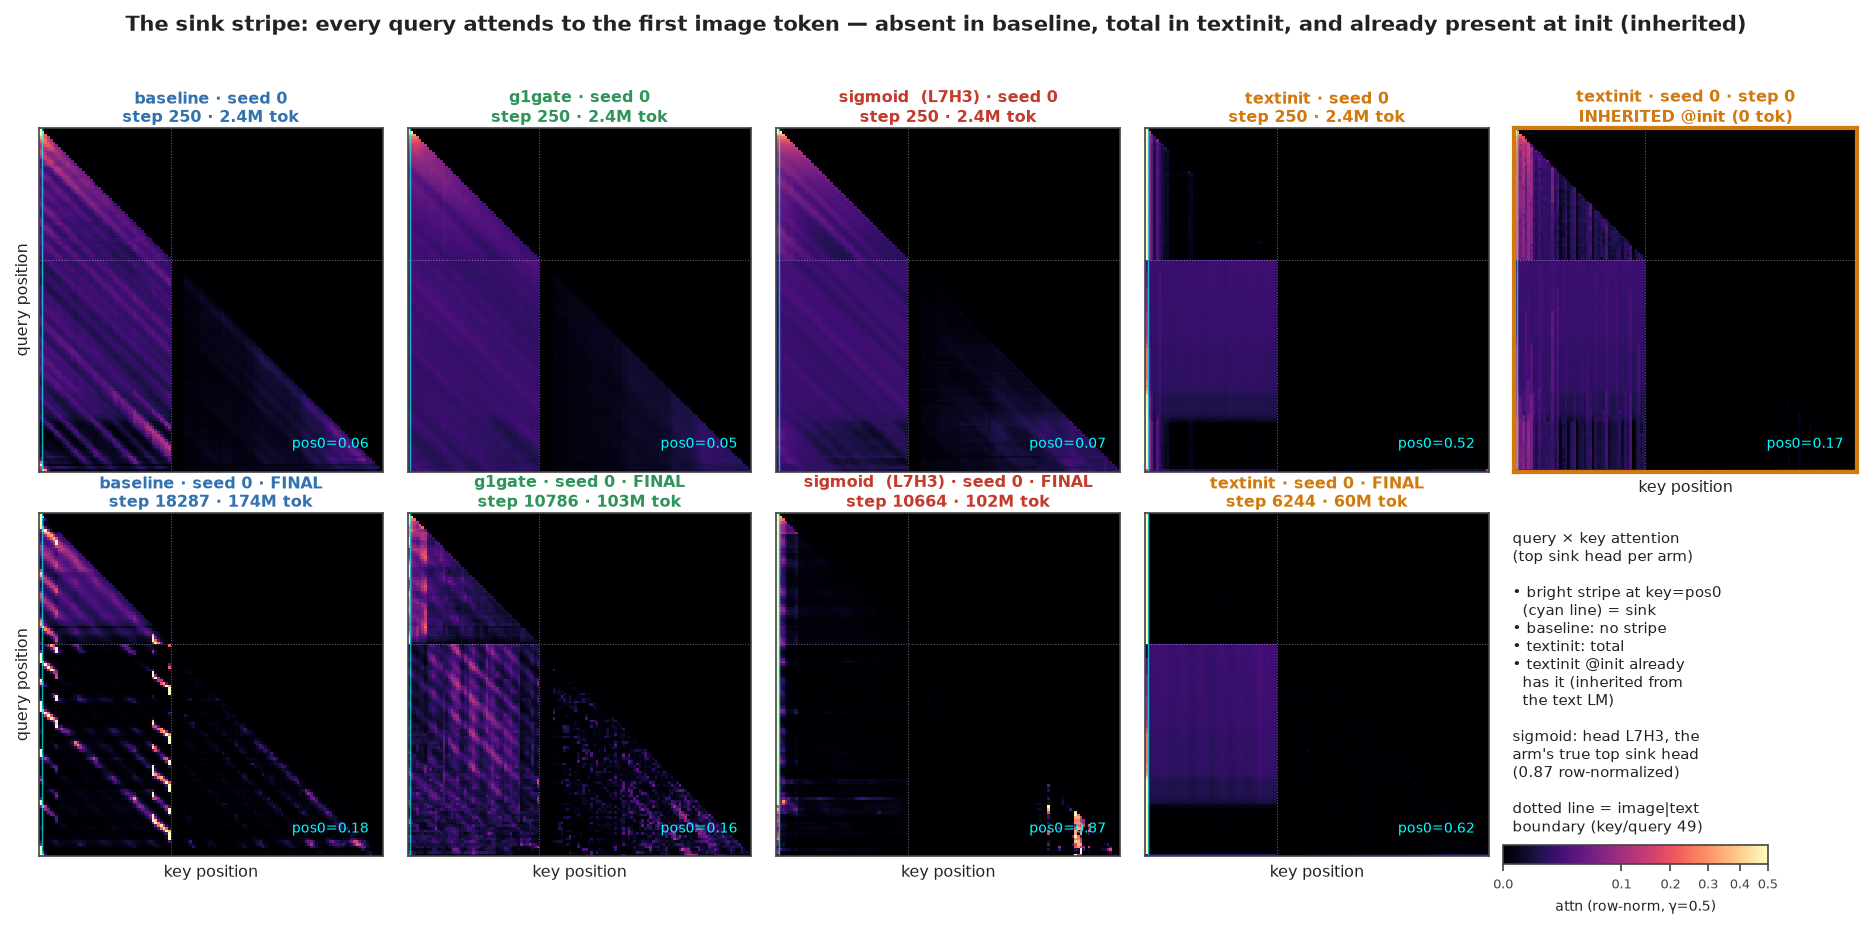

The Python source for this figure:
#!/usr/bin/env python3
"""Attention-matrix sink-stripe (attn_matrix.npz). The iconic query×key heatmap: a
bright vertical stripe at key=pos0 means every query dumps attention on the first
image token. Top sink head per arm (by attn->pos0), early vs final, plus textinit
at init (the INHERITED sink, present before any VLM training).

All panels row-normalized (each query's attention sums to 1) so the pos0 stripe is
comparable across arms; sigmoid's raw gate is unnormalized and shown normalized here.
"""
import re
import numpy as np
import matplotlib.pyplot as plt
from matplotlib.colors import PowerNorm
import fig_common as fc

NPZ = 'analysis/attn_matrix.npz'
N_IMG = 49           # 49 image tokens then text (pos0 = first image token)
VMAX = 0.5


def rownorm(m):
    return m / np.clip(m.sum(1, keepdims=True), 1e-9, None)


def pick_strong(M2):
    """M2 (2,128,128) -> the head with the larger row-normalized pos0 share."""
    shares = [rownorm(M2[i])[:, 0].mean() for i in range(M2.shape[0])]
    return M2[int(np.argmax(shares))]


def true_share(run_dir, step, layer, head):
    """norm_to_pos0 from the reprobe dump: masked to valid queries, as the paper reports."""
    import os
    p = f'{run_dir}/reprobe/reprobe_step{step}.npz'
    if not os.path.exists(p):
        return None
    return float(np.load(p)['norm_to_pos0'][layer, head])


def panel(ax, M, title, color, show_pos0_share=True, share_override=None):
    P = rownorm(M)
    im = ax.imshow(P, aspect='equal', cmap='magma', norm=PowerNorm(0.5, 0, VMAX),
                   interpolation='nearest')
    ax.axvline(0.5, color='cyan', lw=0.7, alpha=0.7)               # pos0 key
    ax.axvline(N_IMG - 0.5, color='white', lw=0.5, alpha=0.4, ls=':')  # img|text boundary
    ax.axhline(N_IMG - 0.5, color='white', lw=0.5, alpha=0.4, ls=':')
    ax.set_xticks([]); ax.set_yticks([])
    ax.set_title(title, fontsize=7.6, color=color, weight='bold', pad=3, linespacing=1.25)
    if show_pos0_share:
        share = float(P[:, 0].mean()) if share_override is None else share_override
        ax.text(0.96, 0.06, f'pos0={share:.2f}', transform=ax.transAxes, fontsize=6.6,
                ha='right', va='bottom', color='cyan')
    return im


def steps_for(pref):
    return sorted(int(re.search(r'step(\d+)', k).group(1))
                  for k in np.load(NPZ).files if k.startswith(pref + '_step'))


def main():
    d = np.load(NPZ)
    # sigmoid column RESTORED (2026-08-10): re-dumped its true top sink head L7H3
    # (0-indexed; norm_to_pos0 = 0.873 at the final ckpt, the arm max) with
    # analysis/dump_sigmoid_l7h3.py. The original dump selected heads by raw
    # (unnormalized) gate score and picked L8H3/L1H5, which understated the arm.
    arms = [('baseline', 'baseline_s0'), ('g1gate', 'g1gate_s0'),
            ('sigmoid', 'sigmoid_s0'), ('textinit', 'textinit_s0')]
    fig, axes = plt.subplots(2, 5, figsize=(12.6, 5.9))
    SIG_LH = (7, 3)   # 0-indexed: the sigmoid arm's true top sink head
    TOK = {('baseline', 250): '2.4M', ('baseline', 18287): '174M',
           ('g1gate', 250): '2.4M', ('g1gate', 10786): '103M',
           ('sigmoid', 250): '2.4M', ('sigmoid', 10664): '102M',
           ('textinit', 250): '2.4M', ('textinit', 6244): '60M', ('textinit', 0): '0'}
    for j, (arm, pref) in enumerate(arms):
        if arm == 'sigmoid':
            early, final = 250, 10664
            Me = d[f'{pref}_l7h3_step{early}']; Mf = d[f'{pref}_l7h3_step{final}']
            se = true_share('runs/sigmoid', early, *SIG_LH)
            sf = true_share('runs/sigmoid', final, *SIG_LH)
            tag = f'  (L{SIG_LH[0]}H{SIG_LH[1]})'
        else:
            sts = [s for s in steps_for(pref) if s > 0] if arm == 'textinit' else steps_for(pref)
            early, final = sts[0], sts[-1]
            Me = pick_strong(d[f'{pref}_step{early}']); Mf = pick_strong(d[f'{pref}_step{final}'])
            se = sf = None
            tag = ''
        im = panel(axes[0, j], Me,
                   f'{arm}{tag} · seed 0\nstep {early} · {TOK.get((arm, early), "?")} tok',
                   fc.ARM_COLORS[arm], share_override=se)
        panel(axes[1, j], Mf,
              f'{arm}{tag} · seed 0 · FINAL\nstep {final} · {TOK.get((arm, final), "?")} tok',
              fc.ARM_COLORS[arm], share_override=sf)
    # 5th column: textinit @ init (inherited) on top, note + colorbar below
    panel(axes[0, 4], pick_strong(d['textinit_s0_step0']), 'textinit · seed 0 · step 0\nINHERITED @init (0 tok)',
          fc.ARM_COLORS['textinit'])
    axes[0, 4].spines[:].set_color(fc.ARM_COLORS['textinit'])
    axes[0, 4].spines[:].set_linewidth(2)
    axes[1, 4].axis('off')
    axes[1, 4].text(0.0, 0.95,
                    'query × key attention\n(top sink head per arm)\n\n'
                    '• bright stripe at key=pos0\n  (cyan line) = sink\n'
                    '• baseline: no stripe\n• textinit: total\n'
                    '• textinit @init already\n  has it (inherited from\n  the text LM)\n\n'
                    'sigmoid: head L7H3, the\narm\'s true top sink head\n(0.87 row-normalized)\n\n'
                    'dotted line = image|text\nboundary (key/query 49)',
                    fontsize=7.2, va='top')
    cax = fig.add_axes([0.80, 0.03, 0.14, 0.022])
    cb = fig.colorbar(im, cax=cax, orientation='horizontal')
    cb.set_label('attn (row-norm, γ=0.5)', fontsize=6.5); cb.ax.tick_params(labelsize=6)

    for i in range(2):
        axes[i, 0].set_ylabel('query position', fontsize=7.5)
    for j in range(4):
        axes[1, j].set_xlabel('key position', fontsize=7.5)
    axes[0, 4].set_xlabel('key position', fontsize=7.5)
    fig.suptitle('The sink stripe: every query attends to the first image token — '
                 'absent in baseline, total in textinit, and already present at init (inherited)',
                 fontsize=10, weight='bold', y=0.99)
    fig.tight_layout(rect=[0, 0, 1, 0.95], h_pad=2.2)
    out = 'analysis/fig6_sink_stripe.svg'
    fig.savefig(out, bbox_inches='tight'); fig.savefig(out.replace('.svg', '.png'), dpi=150, bbox_inches='tight')
    print('wrote', out)


if __name__ == '__main__':
    main()
